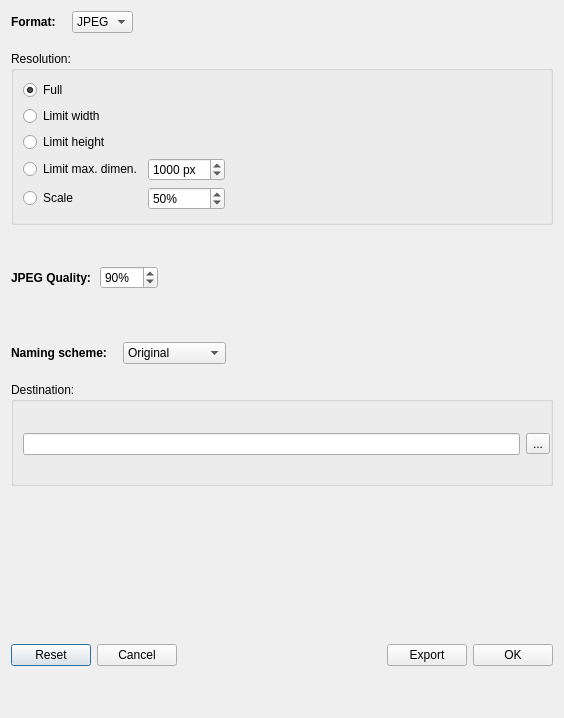
<?xml version="1.0" encoding="UTF-8"?>
<ui version="4.0">
 <class>exportDialog</class>
 <widget class="QDialog" name="exportDialog">
  <property name="geometry">
   <rect>
    <x>0</x>
    <y>0</y>
    <width>564</width>
    <height>718</height>
   </rect>
  </property>
  <property name="windowTitle">
   <string>Export settings</string>
  </property>
  <layout class="QVBoxLayout" name="verticalLayout_2">
   <item>
    <layout class="QHBoxLayout" name="horizontalLayout">
     <property name="bottomMargin">
      <number>12</number>
     </property>
     <item>
      <widget class="QLabel" name="label">
       <property name="font">
        <font>
         <weight>75</weight>
         <bold>true</bold>
        </font>
       </property>
       <property name="text">
        <string>Format:</string>
       </property>
      </widget>
     </item>
     <item>
      <spacer name="horizontalSpacer_2">
       <property name="orientation">
        <enum>Qt::Horizontal</enum>
       </property>
       <property name="sizeType">
        <enum>QSizePolicy::Preferred</enum>
       </property>
       <property name="sizeHint" stdset="0">
        <size>
         <width>10</width>
         <height>20</height>
        </size>
       </property>
      </spacer>
     </item>
     <item>
      <widget class="QComboBox" name="format">
       <item>
        <property name="text">
         <string>JPEG</string>
        </property>
       </item>
       <item>
        <property name="text">
         <string>PNG</string>
        </property>
       </item>
       <item>
        <property name="text">
         <string>TIFF</string>
        </property>
       </item>
      </widget>
     </item>
     <item>
      <spacer name="horizontalSpacer">
       <property name="orientation">
        <enum>Qt::Horizontal</enum>
       </property>
       <property name="sizeHint" stdset="0">
        <size>
         <width>40</width>
         <height>20</height>
        </size>
       </property>
      </spacer>
     </item>
    </layout>
   </item>
   <item>
    <widget class="QGroupBox" name="groupBox">
     <property name="sizePolicy">
      <sizepolicy hsizetype="Preferred" vsizetype="Minimum">
       <horstretch>0</horstretch>
       <verstretch>0</verstretch>
      </sizepolicy>
     </property>
     <property name="title">
      <string>Resolution:</string>
     </property>
     <layout class="QGridLayout" name="gridLayout">
      <property name="bottomMargin">
       <number>12</number>
      </property>
      <property name="horizontalSpacing">
       <number>6</number>
      </property>
      <item row="0" column="0">
       <widget class="QRadioButton" name="rFull">
        <property name="text">
         <string>Full</string>
        </property>
        <property name="checked">
         <bool>true</bool>
        </property>
       </widget>
      </item>
      <item row="1" column="0">
       <widget class="QRadioButton" name="rWidth">
        <property name="text">
         <string>Limit width</string>
        </property>
       </widget>
      </item>
      <item row="2" column="0">
       <widget class="QRadioButton" name="rHeight">
        <property name="text">
         <string>Limit height</string>
        </property>
       </widget>
      </item>
      <item row="3" column="0" colspan="2">
       <widget class="QRadioButton" name="rMaxDim">
        <property name="text">
         <string>Limit max. dimen.</string>
        </property>
       </widget>
      </item>
      <item row="3" column="2">
       <widget class="QWidget" name="eMaxDim" native="true">
        <property name="enabled">
         <bool>true</bool>
        </property>
        <layout class="QHBoxLayout" name="horizontalLayout_8">
         <property name="leftMargin">
          <number>0</number>
         </property>
         <property name="topMargin">
          <number>0</number>
         </property>
         <property name="rightMargin">
          <number>0</number>
         </property>
         <property name="bottomMargin">
          <number>0</number>
         </property>
         <item>
          <widget class="QSpinBox" name="maxdim">
           <property name="suffix">
            <string> px</string>
           </property>
           <property name="minimum">
            <number>10</number>
           </property>
           <property name="maximum">
            <number>10000</number>
           </property>
           <property name="singleStep">
            <number>100</number>
           </property>
           <property name="value">
            <number>1000</number>
           </property>
          </widget>
         </item>
        </layout>
       </widget>
      </item>
      <item row="4" column="0">
       <widget class="QRadioButton" name="rScale">
        <property name="text">
         <string>Scale</string>
        </property>
        <property name="checked">
         <bool>false</bool>
        </property>
       </widget>
      </item>
      <item row="4" column="2">
       <widget class="QWidget" name="eScale" native="true">
        <layout class="QHBoxLayout" name="horizontalLayout_9">
         <property name="leftMargin">
          <number>0</number>
         </property>
         <property name="topMargin">
          <number>0</number>
         </property>
         <property name="rightMargin">
          <number>0</number>
         </property>
         <property name="bottomMargin">
          <number>0</number>
         </property>
         <item>
          <widget class="QSpinBox" name="scale">
           <property name="enabled">
            <bool>true</bool>
           </property>
           <property name="suffix">
            <string>%</string>
           </property>
           <property name="minimum">
            <number>10</number>
           </property>
           <property name="maximum">
            <number>100</number>
           </property>
           <property name="singleStep">
            <number>5</number>
           </property>
           <property name="value">
            <number>50</number>
           </property>
          </widget>
         </item>
        </layout>
       </widget>
      </item>
      <item row="3" column="3">
       <spacer name="horizontalSpacer_9">
        <property name="orientation">
         <enum>Qt::Horizontal</enum>
        </property>
        <property name="sizeHint" stdset="0">
         <size>
          <width>40</width>
          <height>20</height>
         </size>
        </property>
       </spacer>
      </item>
     </layout>
    </widget>
   </item>
   <item>
    <widget class="QWidget" name="widget" native="true">
     <layout class="QHBoxLayout" name="horizontalLayout_6">
      <property name="spacing">
       <number>9</number>
      </property>
      <property name="leftMargin">
       <number>0</number>
      </property>
      <property name="topMargin">
       <number>0</number>
      </property>
      <property name="bottomMargin">
       <number>12</number>
      </property>
      <item>
       <widget class="QLabel" name="label_3">
        <property name="font">
         <font>
          <weight>75</weight>
          <bold>true</bold>
         </font>
        </property>
        <property name="text">
         <string>JPEG Quality:</string>
        </property>
       </widget>
      </item>
      <item>
       <widget class="QSpinBox" name="quality">
        <property name="suffix">
         <string>%</string>
        </property>
        <property name="minimum">
         <number>10</number>
        </property>
        <property name="maximum">
         <number>100</number>
        </property>
        <property name="singleStep">
         <number>1</number>
        </property>
        <property name="value">
         <number>90</number>
        </property>
       </widget>
      </item>
      <item>
       <spacer name="horizontalSpacer_6">
        <property name="orientation">
         <enum>Qt::Horizontal</enum>
        </property>
        <property name="sizeHint" stdset="0">
         <size>
          <width>40</width>
          <height>20</height>
         </size>
        </property>
       </spacer>
      </item>
     </layout>
    </widget>
   </item>
   <item>
    <layout class="QHBoxLayout" name="horizontalLayout_3">
     <property name="topMargin">
      <number>0</number>
     </property>
     <property name="bottomMargin">
      <number>12</number>
     </property>
     <item>
      <widget class="QLabel" name="label_4">
       <property name="font">
        <font>
         <weight>75</weight>
         <bold>true</bold>
        </font>
       </property>
       <property name="text">
        <string>Naming scheme:</string>
       </property>
      </widget>
     </item>
     <item>
      <spacer name="horizontalSpacer_3">
       <property name="orientation">
        <enum>Qt::Horizontal</enum>
       </property>
       <property name="sizeType">
        <enum>QSizePolicy::Preferred</enum>
       </property>
       <property name="sizeHint" stdset="0">
        <size>
         <width>10</width>
         <height>20</height>
        </size>
       </property>
      </spacer>
     </item>
     <item>
      <widget class="QComboBox" name="scheme">
       <item>
        <property name="text">
         <string>Original</string>
        </property>
       </item>
       <item>
        <property name="text">
         <string>Date-Time</string>
        </property>
       </item>
       <item>
        <property name="text">
         <string>Date-Time-ID</string>
        </property>
       </item>
      </widget>
     </item>
     <item>
      <spacer name="horizontalSpacer_4">
       <property name="orientation">
        <enum>Qt::Horizontal</enum>
       </property>
       <property name="sizeHint" stdset="0">
        <size>
         <width>40</width>
         <height>20</height>
        </size>
       </property>
      </spacer>
     </item>
    </layout>
   </item>
   <item>
    <widget class="QGroupBox" name="destGroup">
     <property name="title">
      <string>Destination:</string>
     </property>
     <layout class="QHBoxLayout" name="horizontalLayout_7">
      <property name="spacing">
       <number>6</number>
      </property>
      <property name="rightMargin">
       <number>0</number>
      </property>
      <property name="bottomMargin">
       <number>6</number>
      </property>
      <item>
       <widget class="QLineEdit" name="destination">
        <property name="sizePolicy">
         <sizepolicy hsizetype="Expanding" vsizetype="Fixed">
          <horstretch>100</horstretch>
          <verstretch>0</verstretch>
         </sizepolicy>
        </property>
       </widget>
      </item>
      <item>
       <widget class="QToolButton" name="browse">
        <property name="sizePolicy">
         <sizepolicy hsizetype="Preferred" vsizetype="Fixed">
          <horstretch>0</horstretch>
          <verstretch>0</verstretch>
         </sizepolicy>
        </property>
        <property name="text">
         <string>...</string>
        </property>
       </widget>
      </item>
     </layout>
    </widget>
   </item>
   <item>
    <widget class="QWidget" name="widget_3" native="true">
     <layout class="QHBoxLayout" name="horizontalLayout_5">
      <property name="topMargin">
       <number>6</number>
      </property>
      <property name="rightMargin">
       <number>0</number>
      </property>
      <property name="bottomMargin">
       <number>3</number>
      </property>
     </layout>
    </widget>
   </item>
   <item>
    <widget class="QWidget" name="widget_2" native="true">
     <layout class="QHBoxLayout" name="horizontalLayout_4">
      <property name="leftMargin">
       <number>0</number>
      </property>
      <property name="topMargin">
       <number>0</number>
      </property>
      <property name="rightMargin">
       <number>0</number>
      </property>
      <property name="bottomMargin">
       <number>0</number>
      </property>
      <item>
       <widget class="QPushButton" name="bReset">
        <property name="text">
         <string>Reset</string>
        </property>
       </widget>
      </item>
      <item>
       <widget class="QPushButton" name="bCancel">
        <property name="text">
         <string>Cancel</string>
        </property>
       </widget>
      </item>
      <item>
       <spacer name="horizontalSpacer_8">
        <property name="orientation">
         <enum>Qt::Horizontal</enum>
        </property>
        <property name="sizeHint" stdset="0">
         <size>
          <width>40</width>
          <height>20</height>
         </size>
        </property>
       </spacer>
      </item>
      <item>
       <widget class="QPushButton" name="bExport">
        <property name="font">
         <font>
          <weight>50</weight>
          <bold>false</bold>
         </font>
        </property>
        <property name="text">
         <string>Export</string>
        </property>
       </widget>
      </item>
      <item>
       <widget class="QPushButton" name="bOk">
        <property name="text">
         <string>OK</string>
        </property>
       </widget>
      </item>
     </layout>
    </widget>
   </item>
  </layout>
 </widget>
 <resources/>
 <connections>
  <connection>
   <sender>rFull</sender>
   <signal>toggled(bool)</signal>
   <receiver>exportDialog</receiver>
   <slot>setResolutionMode()</slot>
   <hints>
    <hint type="sourcelabel">
     <x>118</x>
     <y>159</y>
    </hint>
    <hint type="destinationlabel">
     <x>305</x>
     <y>31</y>
    </hint>
   </hints>
  </connection>
  <connection>
   <sender>rWidth</sender>
   <signal>toggled(bool)</signal>
   <receiver>exportDialog</receiver>
   <slot>setResolutionMode()</slot>
   <hints>
    <hint type="sourcelabel">
     <x>160</x>
     <y>210</y>
    </hint>
    <hint type="destinationlabel">
     <x>263</x>
     <y>10</y>
    </hint>
   </hints>
  </connection>
  <connection>
   <sender>rHeight</sender>
   <signal>toggled(bool)</signal>
   <receiver>exportDialog</receiver>
   <slot>setResolutionMode()</slot>
   <hints>
    <hint type="sourcelabel">
     <x>140</x>
     <y>261</y>
    </hint>
    <hint type="destinationlabel">
     <x>307</x>
     <y>79</y>
    </hint>
   </hints>
  </connection>
  <connection>
   <sender>rMaxDim</sender>
   <signal>toggled(bool)</signal>
   <receiver>exportDialog</receiver>
   <slot>setResolutionMode()</slot>
   <hints>
    <hint type="sourcelabel">
     <x>89</x>
     <y>314</y>
    </hint>
    <hint type="destinationlabel">
     <x>290</x>
     <y>42</y>
    </hint>
   </hints>
  </connection>
  <connection>
   <sender>rScale</sender>
   <signal>toggled(bool)</signal>
   <receiver>exportDialog</receiver>
   <slot>setResolutionMode()</slot>
   <hints>
    <hint type="sourcelabel">
     <x>117</x>
     <y>370</y>
    </hint>
    <hint type="destinationlabel">
     <x>302</x>
     <y>111</y>
    </hint>
   </hints>
  </connection>
  <connection>
   <sender>format</sender>
   <signal>currentIndexChanged(int)</signal>
   <receiver>exportDialog</receiver>
   <slot>setFormat(int)</slot>
   <hints>
    <hint type="sourcelabel">
     <x>278</x>
     <y>43</y>
    </hint>
    <hint type="destinationlabel">
     <x>306</x>
     <y>177</y>
    </hint>
   </hints>
  </connection>
  <connection>
   <sender>bOk</sender>
   <signal>clicked()</signal>
   <receiver>exportDialog</receiver>
   <slot>accept()</slot>
   <hints>
    <hint type="sourcelabel">
     <x>545</x>
     <y>699</y>
    </hint>
    <hint type="destinationlabel">
     <x>353</x>
     <y>548</y>
    </hint>
   </hints>
  </connection>
  <connection>
   <sender>bCancel</sender>
   <signal>clicked()</signal>
   <receiver>exportDialog</receiver>
   <slot>reject()</slot>
   <hints>
    <hint type="sourcelabel">
     <x>243</x>
     <y>699</y>
    </hint>
    <hint type="destinationlabel">
     <x>229</x>
     <y>546</y>
    </hint>
   </hints>
  </connection>
  <connection>
   <sender>bExport</sender>
   <signal>clicked()</signal>
   <receiver>exportDialog</receiver>
   <slot>exportNow()</slot>
   <hints>
    <hint type="sourcelabel">
     <x>448</x>
     <y>699</y>
    </hint>
    <hint type="destinationlabel">
     <x>171</x>
     <y>546</y>
    </hint>
   </hints>
  </connection>
  <connection>
   <sender>bReset</sender>
   <signal>clicked()</signal>
   <receiver>exportDialog</receiver>
   <slot>reset()</slot>
   <hints>
    <hint type="sourcelabel">
     <x>60</x>
     <y>699</y>
    </hint>
    <hint type="destinationlabel">
     <x>66</x>
     <y>546</y>
    </hint>
   </hints>
  </connection>
  <connection>
   <sender>browse</sender>
   <signal>clicked()</signal>
   <receiver>exportDialog</receiver>
   <slot>browse()</slot>
   <hints>
    <hint type="sourcelabel">
     <x>514</x>
     <y>602</y>
    </hint>
    <hint type="destinationlabel">
     <x>556</x>
     <y>510</y>
    </hint>
   </hints>
  </connection>
 </connections>
 <slots>
  <slot>setResolutionMode()</slot>
  <slot>setFormat(int)</slot>
  <slot>browse()</slot>
  <slot>exportNow()</slot>
  <slot>reset()</slot>
 </slots>
</ui>
